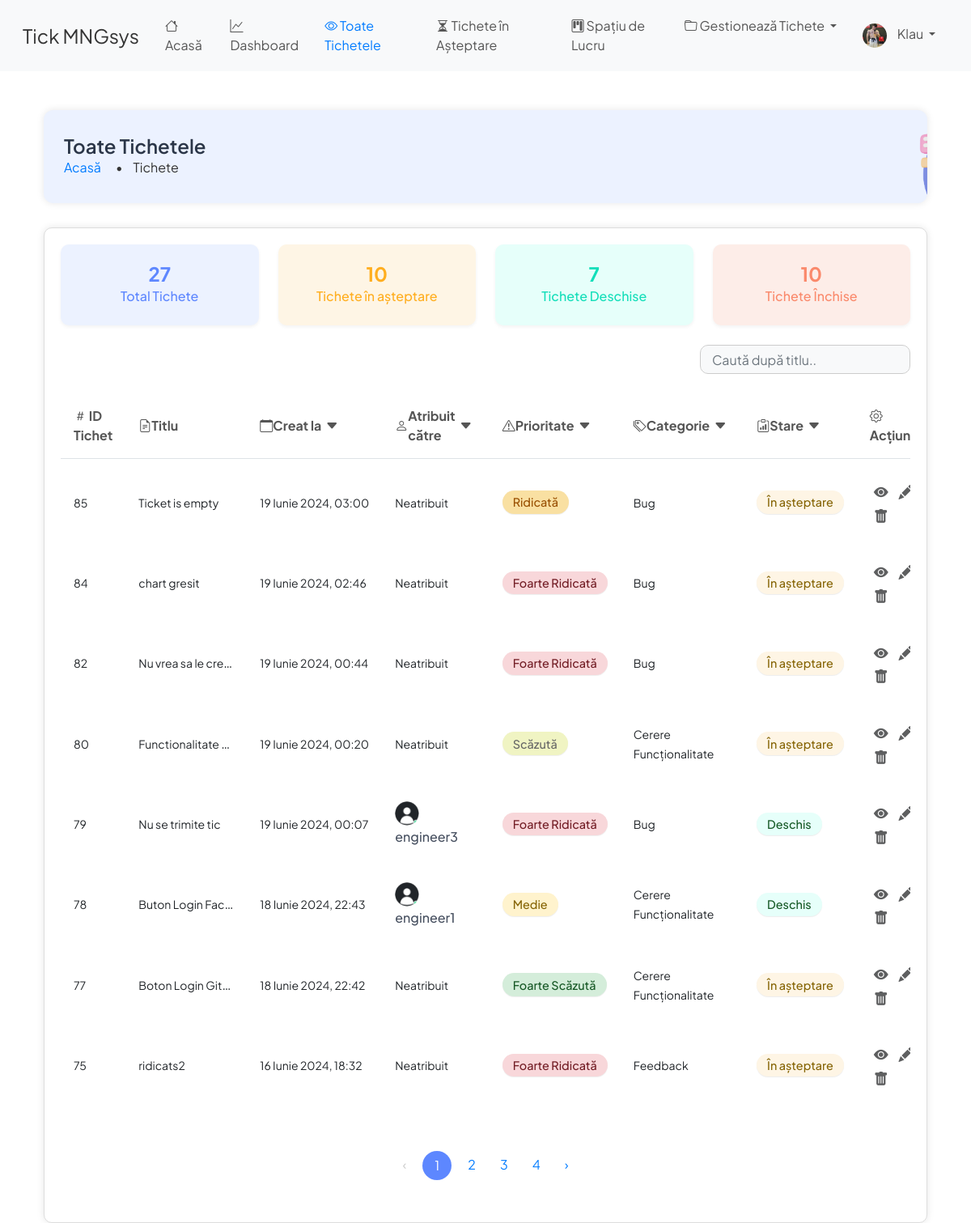
/ticket/all-tickets/ (signed in), run on an earlier commit of the app's database.
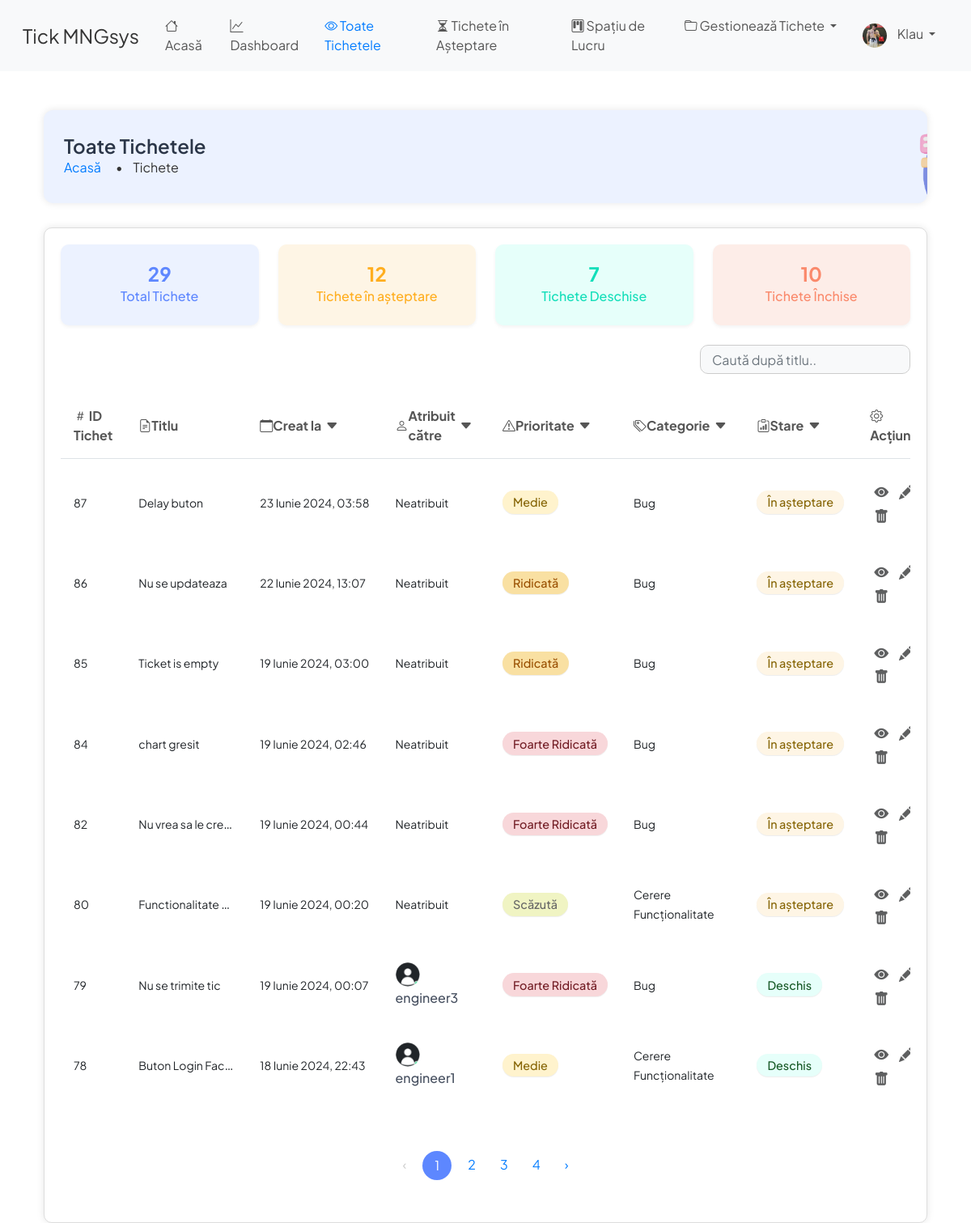
And on a later commit of the database.
### ticket/models.py (models this page shows, shortened)
class Ticket(models.Model):
    PRIORITY_CHOICES = (
        ('Very Low', 'Foarte Scăzut'),
        ('Low', 'Scăzut'),
        ('Medium', 'Mediu'),
        ('High', 'Ridicat'),
        ('Very High', 'Foarte Ridicat'),
    )
    CATEGORY_CHOICES = (
        ('Bug', 'Bug'),
        ('Feature Request', 'Cerere Funcționalitate'),
        ('Customer Support', 'Suport Client'),
        ('Sales', 'Vânzări'),
        ('Feedback', 'Feedback'),
        ('Other', 'Altele'),
    )
    STATUS_CHOICES = (
        ('Active', 'Activ'),
        ('Completed', 'Completat'),
        ('Pending', 'În așteptare'),
    )
    id = models.AutoField(primary_key=True)
    title = models.CharField(max_length=100, validators=[MaxLengthValidator(100)], unique=True)
    description = models.TextField()
    priority = models.CharField(max_length=9, choices=PRIORITY_CHOICES, default='Low')
    category = models.CharField(max_length=20, choices=CATEGORY_CHOICES, default='Other')
    created_by = models.ForeignKey(User, on_delete=models.CASCADE, related_name='tickets_created', editable=False)
    date_created = models.DateTimeField(auto_now_add=True)
    assigned_to = models.ForeignKey(User, on_delete=models.DO_NOTHING, null=True, blank=True,
                                    related_name='tickets_assigned')
    is_resolved = models.BooleanField(default=False)
    accepted_date = models.DateTimeField(null=True, blank=True)
    closed_date = models.DateTimeField(null=True, blank=True)
    ticket_status = models.CharField(max_length=20, choices=STATUS_CHOICES, default='Pending')
    updated_at = models.DateTimeField(auto_now=True)
    class Meta:
        verbose_name = "Ticket"
        verbose_name_plural = "Tickets"
        ordering = ['-date_created']
        unique_together = ('title', 'created_by')
        indexes = [
            models.Index(fields=['priority']),
            models.Index(fields=['category']),
            models.Index(fields=['ticket_status']),
            models.Index(fields=['date_created']),
            models.Index(fields=['updated_at']),
        ]

### users/models.py (models this page shows, shortened)
class User(AbstractUser):
    is_customer = models.BooleanField(default=False)
    is_engineer = models.BooleanField(default=False)
    is_admin = models.BooleanField(default=False)  # New field for admin users
    profile_image = models.ImageField(upload_to='profile_images/', default='profile_images/default.png')

### ticket/views.py (the view)
# urls.py: path('all-tickets/', views.all_tickets, name='all-tickets'),
@login_required
def all_tickets(request):
    status_filter = request.GET.get('status', 'all')
    search_query = request.GET.get('search', '')
    date_filter = request.GET.get('date', '')
    assigned_to_filter = request.GET.get('assigned_to', '')
    priority_filter = request.GET.get('priority', '')
    category_filter = request.GET.get('category', '')
    if request.user.is_superuser or request.user.is_engineer:  # Admin users and engineers see all tickets
        base_queryset = Ticket.objects.all()
    else:  # Non-admin, non-engineer users see only their tickets
        base_queryset = Ticket.objects.filter(created_by=request.user)
    if status_filter and status_filter != 'all':
        base_queryset = base_queryset.filter(ticket_status=status_filter)
    if date_filter:
        base_queryset = base_queryset.filter(date_created__date=date_filter)
    if assigned_to_filter:
        base_queryset = base_queryset.filter(assigned_to__username__icontains=assigned_to_filter)
    if priority_filter:
        base_queryset = base_queryset.filter(priority=priority_filter)
    if category_filter:
        base_queryset = base_queryset.filter(category=category_filter)
    if search_query:
        base_queryset = base_queryset.filter(Q(title__icontains=search_query) | Q(id__icontains=search_query))
    total_tickets = base_queryset.count()
    pending_tickets = base_queryset.filter(ticket_status='Pending').count()
    open_tickets = base_queryset.filter(ticket_status='Active').count()
    closed_tickets = base_queryset.filter(ticket_status='Completed').count()
    paginator = Paginator(base_queryset, 8)  # Show 8 tickets per page
    page = request.GET.get('page')
    try:
        tickets = paginator.page(page)
    except PageNotAnInteger:
        tickets = paginator.page(1)
    except EmptyPage:
        tickets = paginator.page(paginator.num_pages)
    context = {
        'tickets': tickets,
        'total_tickets': total_tickets,
        'pending_tickets': pending_tickets,
        'open_tickets': open_tickets,
        'closed_tickets': closed_tickets,
        'page': page,
        'status_filter': status_filter,
        'search_query': search_query,  # Add search query to context
        'date_filter': date_filter,
        'assigned_to_filter': assigned_to_filter,
        'priority_filter': priority_filter,
        'category_filter': category_filter,
    }
    return render(request, 'ticket/all_tickets.html', context)

### templates/ticket/all_tickets.html (shortened to what the changed rows need)
{% extends 'base.html' %}
{% load static %}
{% block content %}
    <div class="container mt-5">
        <div class="header-box">
            <div class="header-content">
                <h1 class="header-title">Toate Tichetele</h1>
            </div>
        </div>
        <div class="content-box">
            <div class="row">
                <div class="col-md-3 mb-4">
                    <div class="card text-center bg-total-tickets ticket-card"
                         onclick="window.location.href='?status=all'">
                        <div class="card-body ticket-card-body">
                            <p class="card-number ticket-card-number mb-0">{{ total_tickets }}</p>
                            <h5 class="card-title ticket-card-title mt-0">Total Tichete</h5>
                        </div>
                    </div>
                </div>
                <div class="col-md-3 mb-4">
                    <div class="card text-center bg-pending-tickets ticket-card"
                         onclick="window.location.href='?status=Pending'">
                        <div class="card-body ticket-card-body">
                            <p class="card-number ticket-card-number mb-0">{{ pending_tickets }}</p>
                            <h5 class="card-title ticket-card-title mt-0">Tichete în așteptare</h5>
                        </div>
                    </div>
                </div>
            </div>
            <form method="get" action="{% url 'all-tickets' %}">
                <div class="table-responsive">
                    <table class="table table-hover" id="ticketTable">
                        <thead class="thead-light">
                        <tr>
                            <th scope="col"><i class="bi bi-hash"></i> ID Tichet</th>
                            <th scope="col">
                                <div class="filter-header">
                                    <i class="bi bi-file-earmark-text"></i> Titlu
                                </div>
                            </th>
                            <th scope="col">
                                <div class="filter-header">
                                    <i class="bi bi-calendar"></i> Creat la
                                    <div class="dropdown">
                                        <i class="bi bi-caret-down-fill filter-arrow" id="dropdownDate"
                                           data-bs-toggle="dropdown" aria-expanded="false"></i>
                                    </div>
                                </div>
                            </th>
                            <th scope="col">
                                <div class="filter-header">
                                    <i class="bi bi-person"></i> Atribuit către
                                    <div class="dropdown">
                                        <i class="bi bi-caret-down-fill filter-arrow" id="dropdownAssignedTo"
                                           data-bs-toggle="dropdown" aria-expanded="false"></i>
                                    </div>
                                </div>
                            </th>
                            <th scope="col">
                                <div class="filter-header">
                                    <i class="bi bi-exclamation-triangle"></i> Prioritate
                                    <div class="dropdown">
                                        <i class="bi bi-caret-down-fill filter-arrow" id="dropdownPriority"
                                           data-bs-toggle="dropdown" aria-expanded="false"></i>
                                    </div>
                                </div>
                            </th>
                            <th scope="col">
                                <div class="filter-header">
                                    <i class="bi bi-tags"></i> Categorie
                                    <div class="dropdown">
                                        <i class="bi bi-caret-down-fill filter-arrow" id="dropdownCategory"
                                           data-bs-toggle="dropdown" aria-expanded="false"></i>
                                    </div>
                                </div>
                            </th>
                            <th scope="col">
                                <div class="filter-header">
                                    <i class="bi bi-clipboard-data"></i> Stare
                                    <div class="dropdown">
                                        <i class="bi bi-caret-down-fill filter-arrow" id="dropdownStatus"
                                           data-bs-toggle="dropdown" aria-expanded="false"></i>
                                    </div>
                                </div>
                            </th>
                            <th scope="col">
                                <div id="actionIcon" class="action-icon">
                                    <i class="bi bi-gear"></i> Acțiune
                                </div>
                            </th>
                        </tr>
                        </thead>
                        <tbody>
                        {% for ticket in tickets %}
                            <tr class="ticket-row" data-status="{{ ticket.ticket_status|lower }}">
                                <td><small>{{ ticket.id }}</small></td>
                                <td class="truncate"><small>{{ ticket.title }}</small></td>
                                <td class="truncate-date"><small>{{ ticket.date_created }}</small></td>
                                <td>
                                    {% if ticket.assigned_to %}
                                        <img src="{{ ticket.assigned_to.profile_image.url }}"
                                             alt="Imagine de Profil {{ ticket.assigned_to.username }}"
                                             class="profile-image">
                                        <span class="assigned-username">{{ ticket.assigned_to.username }}</span>
                                    {% else %}
                                        <small>Neatribuit</small>
                                    {% endif %}
                                </td>
                                <td>
                                    {% if ticket.priority == 'Very Low' %}
                                        <span class="badge badge-very-low">Foarte Scăzută</span>
                                    {% elif ticket.priority == 'Low' %}
                                        <span class="badge badge-low">Scăzută</span>
                                    {% elif ticket.priority == 'Medium' %}
                                        <span class="badge badge-medium">Medie</span>
                                    {% elif ticket.priority == 'High' %}
                                        <span class="badge badge-high">Ridicată</span>
                                    {% elif ticket.priority == 'Very High' %}
                                        <span class="badge badge-very-high">Foarte Ridicată</span>
                                    {% endif %}
                                </td>
                                <td><small>{{ ticket.get_category_display }}</small></td>
                                <td>
                                    {% if ticket.ticket_status == 'Active' %}
                                        <span class="badge badge-open">Deschis</span>
                                    {% elif ticket.ticket_status == 'Pending' %}
                                        <span class="badge badge-pending">În așteptare</span>
                                    {% elif ticket.ticket_status == 'Completed' %}
                                        <span class="badge badge-closed">Închis</span>
                                    {% endif %}
                                </td>
                                <td>
                                    <a href="{% url 'ticket-details' ticket.pk %}" class="btn btn-view btn-sm"
                                       title="Detalii">
                                        <i class="bi bi-eye-fill"></i>
                                    </a>
                                    {% if ticket.ticket_status == 'Completed' %}
                                        <span class="btn btn-edit btn-sm disabled" title="Editează">
                                         <i class="bi bi-pencil-fill text-muted"></i>
                                        </span>
                                    {% else %}
                                        <a href="{% url 'update-ticket' ticket.pk %}" class="btn btn-edit btn-sm"
                                           title="Editează">
                                            <i class="bi bi-pencil-fill"></i>
                                        </a>
                                    {% endif %}
                                    <a href="#" class="btn btn-delete btn-sm" data-bs-toggle="modal"
                                       data-bs-target="#deleteModal" data-ticket-id="{{ ticket.pk }}" title="Șterge">
                                        <i class="bi bi-trash-fill"></i>
                                    </a>
                                </td>
                            </tr>
                        {% endfor %}
                        </tbody>
                    </table>
                </div>
            </form>
            <div class="pagination-container">
                <nav aria-label="Navigare pagină exemplu">
                    <ul class="pagination">
                        {% for num in tickets.paginator.page_range %}
                            {% if num > tickets.number|add:'-4' and num < tickets.number|add:'4' %}
                                {% if tickets.number == num %}
                                    <li class="page-item active"><a class="page-link" href="#">{{ num }}</a></li>
                                {% else %}
                                    <li class="page-item"><a class="page-link" href="?page=
                                            {{ num }}">{{ num }}</a>
                                    </li>
                                {% endif %}
                            {% endif %}
                        {% endfor %}
                    </ul>
                </nav>
            </div>
        </div>
    </div>
{% endblock content %}

What changed in the data, as far as the page shows it:
no longer on this page (row unchanged): Ticket: id "77", title "Boton Login Git…", date_created "18 Iunie 2024, 22:42", shows "Neatribuit", priority "Foarte Scăzută", category "Cerere Funcționalitate", ticket_status "În așteptare"
no longer on this page (row unchanged): Ticket: id "75", title "ridicats2", date_created "16 Iunie 2024, 18:32", shows "Neatribuit", priority "Foarte Ridicată", category "Feedback", ticket_status "În așteptare"
added Ticket: id "87", title "Delay buton", date_created "23 Iunie 2024, 03:58", shows "Neatribuit", priority "Medie", category "Bug", ticket_status "În așteptare"
added Ticket: id "86", title "Nu se updateaza", date_created "22 Iunie 2024, 13:07", shows "Neatribuit", priority "Ridicată", category "Bug", ticket_status "În așteptare"
Also different on the page:
{{ total_tickets }}: "27" → "29"
{{ pending_tickets }}: "10" → "12"
